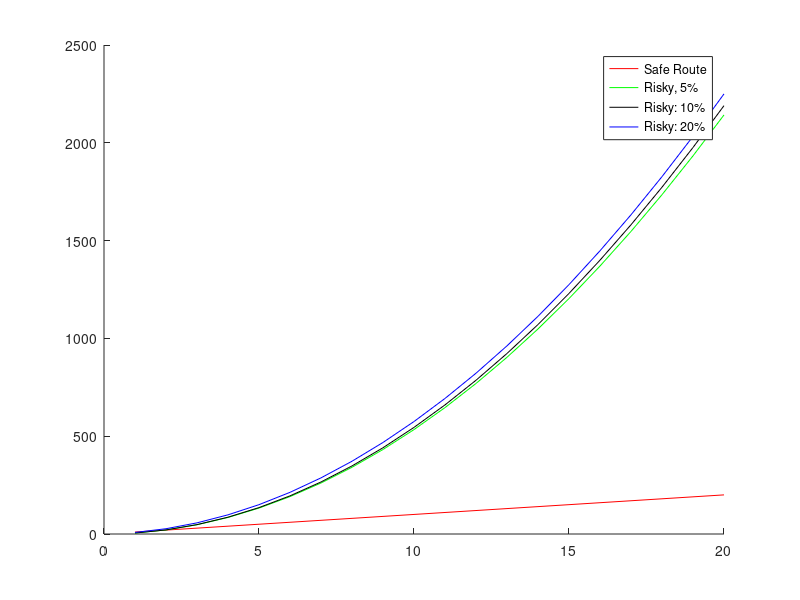

This figure's MATLAB source:
    
%N = 2;
r1 = 10;

%{
The 5% one: 
Starts at 100, increases by 15

The 10% one:
starts at 50?, increases by 10

The 20% one:
starts at 40, increases by 5
%}

percentage = 5;

maxN = 20;

figure
hold on

expValuesSafe = zeros(1,maxN);
for N = 1:maxN
    expValuesSafe(N) = N*r1;
end
plot(expValuesSafe, 'r-');

colors = {'g-','k-','b-'};
ii = 1;
for percentage = [5 10 20]
    
    if(percentage == 5)
        % 5 percent one
        p = 0.05;
        d = 15;
        r2 = 100-d;
    elseif(percentage == 10)
        %10 percent one
        p = 0.1;
        d = 10;
        r2 = 50-d;
    else
        %20 percent one
        p = 0.2;
        d = 5;
        r2 = 40-d;
    end

    expValuesRisk = zeros(1,maxN);
    for N = 1:maxN
        expValuesRisk(N) = N*p*r2 + N^2*r1 + (p*d-r1)*N*(N+1)/2;
    end

    plot(expValuesRisk,colors{ii});
    ii = ii+1;
    
end

legend('Safe Route','Risky, 5%','Risky: 10%','Risky: 20%');
hold off

